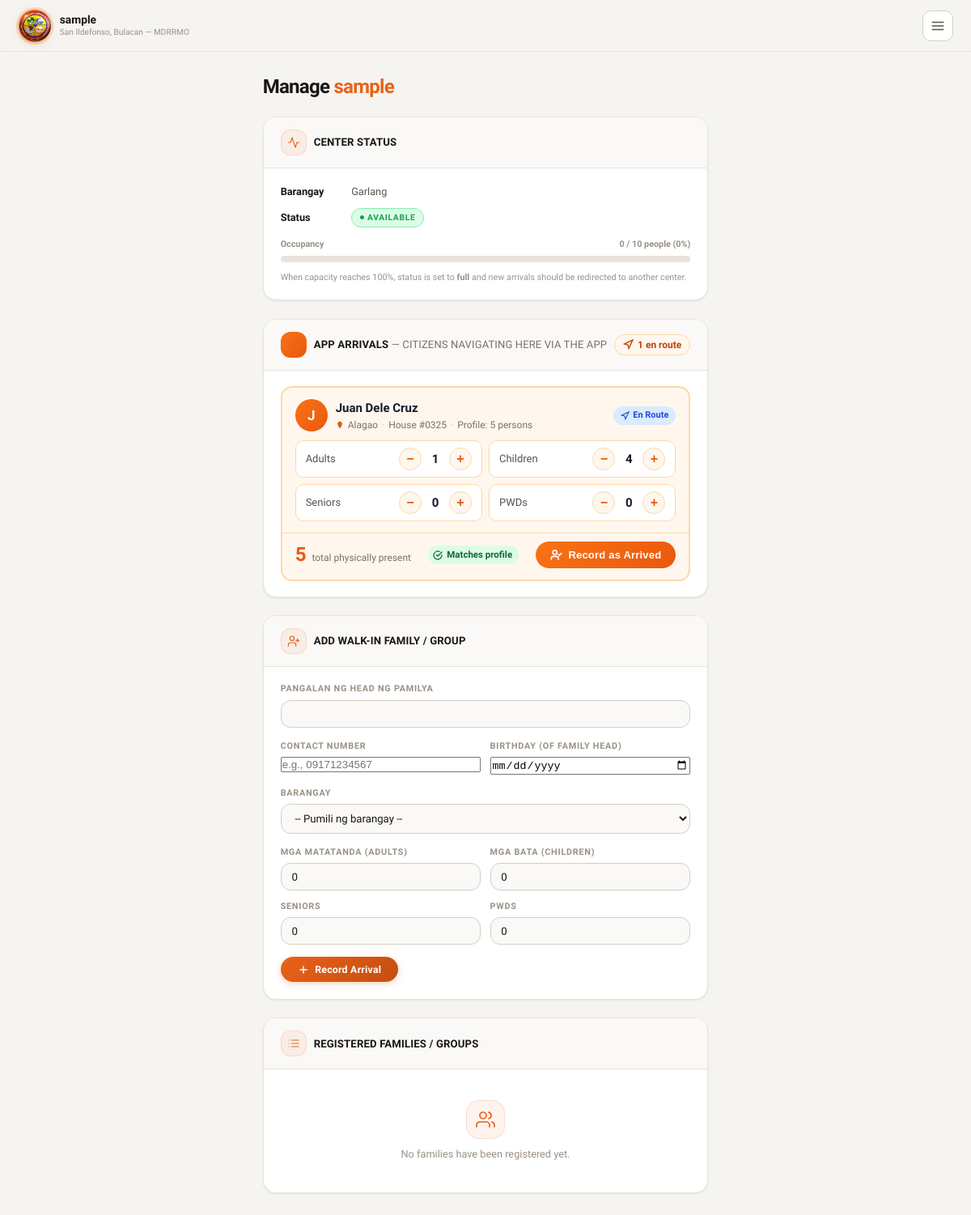
Page /coordinator/manage_center.php?id=1 (signed in) on the earlier database version.
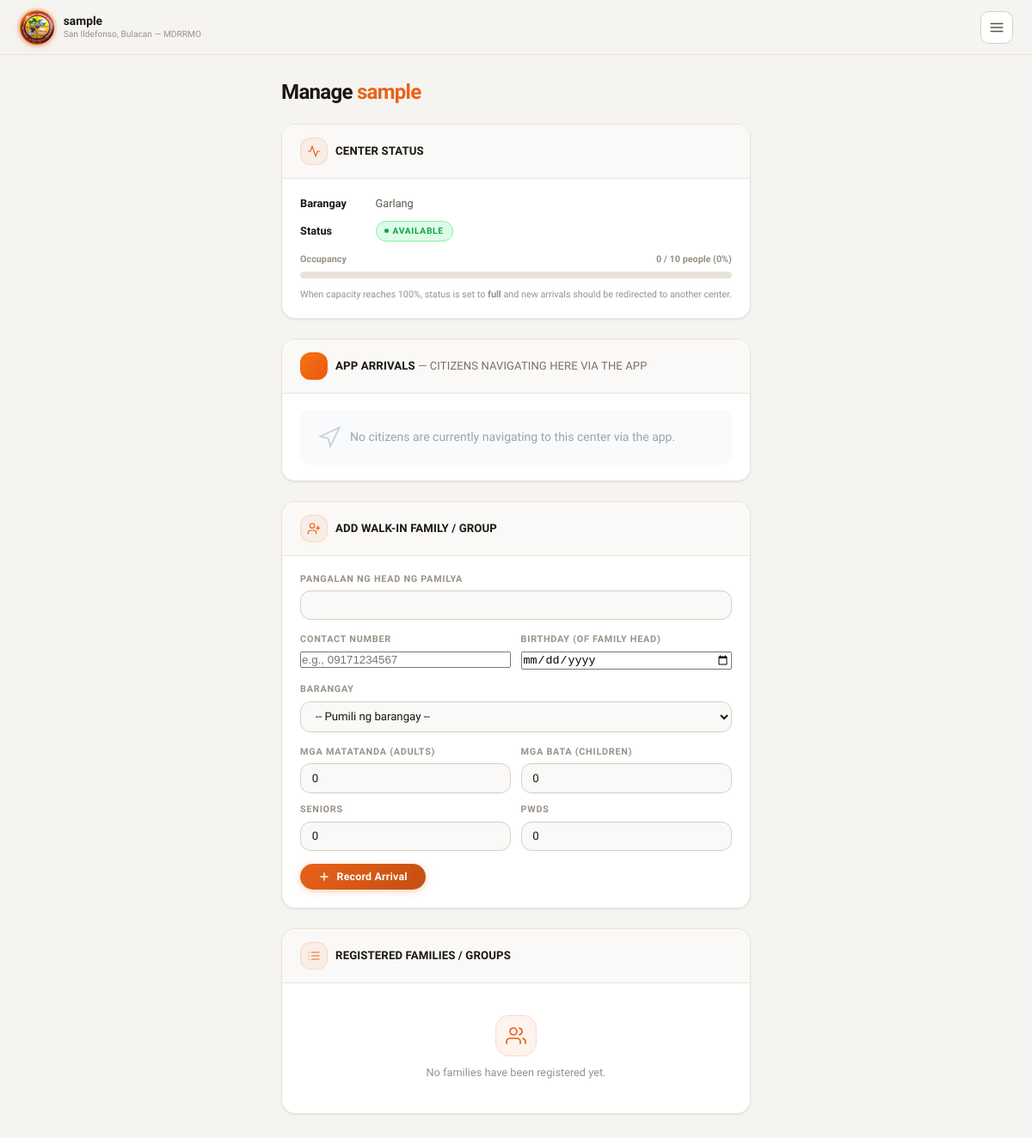
Same page on the later database version.
### tables this page shows
CREATE TABLE `evacuation_centers` (
  `id` int(10) UNSIGNED NOT NULL,
  `name` varchar(150) NOT NULL,
  `barangay_id` int(10) UNSIGNED NOT NULL,
  `address` varchar(255) NOT NULL,
  `lat` decimal(10,7) NOT NULL,
  `lng` decimal(10,7) NOT NULL,
  `max_capacity_people` int(10) UNSIGNED NOT NULL,
  `max_capacity_families` int(10) UNSIGNED DEFAULT 0,
  `status` enum('available','near_capacity','full','temp_shelter','closed') NOT NULL DEFAULT 'available',
  `coordinator_user_id` int(10) UNSIGNED DEFAULT NULL,
  `notes` text DEFAULT NULL,
  `created_at` datetime NOT NULL DEFAULT current_timestamp(),
  `updated_at` datetime NOT NULL DEFAULT current_timestamp() ON UPDATE current_timestamp()
);

CREATE TABLE `barangays` (
  `id` int(10) UNSIGNED NOT NULL,
  `name` varchar(100) NOT NULL,
  `municipality` varchar(100) NOT NULL DEFAULT 'San Ildefonso',
  `province` varchar(100) NOT NULL DEFAULT 'Bulacan',
  `center_lat` decimal(10,7) DEFAULT NULL,
  `center_lng` decimal(10,7) DEFAULT NULL,
  `boundary_polygon` longtext DEFAULT NULL CHECK (json_valid(`boundary_polygon`)),
  `is_active` tinyint(1) NOT NULL DEFAULT 1
);

CREATE TABLE `evac_navigation_tracking` (
  `id` int(10) UNSIGNED NOT NULL,
  `user_id` int(10) UNSIGNED NOT NULL,
  `center_id` int(10) UNSIGNED NOT NULL,
  `disaster_id` int(10) UNSIGNED DEFAULT NULL,
  `status` enum('navigating','arrived','cancelled') NOT NULL DEFAULT 'navigating',
  `created_at` datetime NOT NULL DEFAULT current_timestamp(),
  `updated_at` datetime NOT NULL DEFAULT current_timestamp() ON UPDATE current_timestamp()
);

CREATE TABLE `users` (
  `id` int(10) UNSIGNED NOT NULL,
  `first_name` varchar(80) NOT NULL DEFAULT '',
  `last_name` varchar(80) NOT NULL DEFAULT '',
  `middle_name` varchar(80) DEFAULT NULL,
  `suffix` varchar(20) DEFAULT NULL,
  `full_name` varchar(255) GENERATED ALWAYS AS (trim(concat_ws(' ',`first_name`,coalesce(nullif(`middle_name`,''),NULL),`last_name`,coalesce(nullif(`suffix`,''),NULL)))) VIRTUAL,
  `email` varchar(150) NOT NULL,
  `contact_number` varchar(20) DEFAULT NULL,
  `birthday` date DEFAULT NULL COMMENT 'Date of birth — used to auto-compute age',
  `sex` enum('male','female','prefer_not_to_say') DEFAULT NULL COMMENT 'Biological sex of account owner',
  `password_hash` varchar(255) NOT NULL,
  `role` enum('citizen','admin','coordinator') NOT NULL DEFAULT 'citizen',
  `barangay_id` int(10) UNSIGNED NOT NULL,
  `house_number` varchar(50) NOT NULL,
  `is_email_verified` tinyint(1) NOT NULL DEFAULT 0,
  `otp_code_hash` varchar(255) DEFAULT NULL,
  `otp_expires_at` datetime DEFAULT NULL,
  `device_token` varchar(255) DEFAULT NULL,
  `device_fingerprint` varchar(255) DEFAULT NULL,
  `device_registered_at` datetime DEFAULT NULL,
  `is_device_trusted` tinyint(1) NOT NULL DEFAULT 0,
  `is_active` tinyint(1) NOT NULL DEFAULT 1,
  `created_at` datetime NOT NULL DEFAULT current_timestamp(),
  `updated_at` datetime NOT NULL DEFAULT current_timestamp() ON UPDATE current_timestamp()
);

### pages/center_helpers.php (called while the page is built, shortened)
<?php
function get_center_occupancy(int $centerId): array
{
    $pdo = db();
    $stmt = $pdo->prepare("SELECT c.max_capacity_people,
                                  COALESCE(SUM(r.total_members), 0) AS current_occupancy
                           FROM evacuation_centers c
                           LEFT JOIN evac_registrations r ON r.center_id = c.id
                           WHERE c.id = ?
                           GROUP BY c.id");
    $stmt->execute([$centerId]);
    $row = $stmt->fetch();
    $max = (int)$row['max_capacity_people'];
    $current = (int)$row['current_occupancy'];
    $percent = $max > 0 ? min(100.0, ($current / $max) * 100.0) : 0.0;
    return ['current' => $current, 'max' => $max, 'percent' => $percent];
}

### coordinator/manage_center.php (the view, shortened to what the rows shown need)
<?php
require_once __DIR__ . '/../pages/center_helpers.php';
$pdo  = db();
$user = current_user();
$centerId = isset($_GET['id']) ? (int)$_GET['id'] : 0;
$stmt = $pdo->prepare("SELECT c.*, b.name AS barangay_name
                       FROM evacuation_centers c
                       JOIN barangays b ON b.id = c.barangay_id
                       WHERE c.id = ? AND c.coordinator_user_id = ?");
$stmt->execute([$centerId, $user['id']]);
$center = $stmt->fetch();
$appArrivalsStmt = $pdo->prepare("
    SELECT
        nt.id          AS tracking_id,
        nt.user_id,
        u.full_name,
        b.name         AS barangay_name,
        u.barangay_id,
        u.house_number,
        COALESCE(ch.adults,        1) AS adults,
        COALESCE(ch.children,      0) AS children,
        COALESCE(ch.seniors,       0) AS seniors,
        COALESCE(ch.pwds,          0) AS pwds,
        COALESCE(ch.total_members, 1) AS total_members,
        nt.updated_at
    FROM evac_navigation_tracking nt
    JOIN users u        ON u.id  = nt.user_id
    JOIN barangays b    ON b.id  = u.barangay_id
    LEFT JOIN citizen_household ch ON ch.user_id = nt.user_id
    WHERE nt.center_id = ?
      AND nt.status    = 'navigating'
    ORDER BY nt.updated_at ASC
");
$appArrivalsStmt->execute([$centerId]);
$appArrivals = $appArrivalsStmt->fetchAll();
$occ      = get_center_occupancy($centerId);
$pct      = round($occ['percent']);
?>
<!DOCTYPE html>
<html lang="en">
<head>
    <link rel="stylesheet" href="../asset/css/manage_center.css">
</head>
<body>
<div class="layout">
    <div class="main">
        <header class="topbar">
            <div class="topbar-brand">
                <div class="topbar-brand-text">
                    <div class="topbar-title"><?php echo htmlspecialchars($center['name']); ?></div>
                    <div class="topbar-subtitle">San Ildefonso, Bulacan — MDRRMO</div>
                </div>
            </div>
        </header>
        <main class="dashboard">
            <h1 class="page-heading">Manage <span><?php echo htmlspecialchars($center['name']); ?></span></h1>
            <section class="card">
                <div class="card-header">
                    <h2>Center Status</h2>
                </div>
                <div class="card-body">
                    <div class="info-row">
                        <strong>Barangay</strong>
                        <?php echo htmlspecialchars($center['barangay_name']); ?>
                    </div>
                    <div class="info-row">
                        <strong>Status</strong>
                        <?php $sc = 'status-' . strtolower(preg_replace('/\s+/', '-', $center['status'])); ?>
                        <span class="status-pill <?php echo htmlspecialchars($sc); ?>">
                            <?php echo htmlspecialchars($center['status']); ?>
                        </span>
                    </div>
                    <div class="occ-bar-wrap">
                        <div class="occ-bar-label">
                            <span>Occupancy</span>
                            <span><?php echo $occ['current']; ?> / <?php echo $occ['max']; ?> people (<?php echo $pct; ?>%)</span>
                        </div>
                        <div class="occ-bar-track">
                        </div>
                    </div>
                    <p class="occ-note">
                        When capacity reaches 100%, status is set to <strong>full</strong> and new arrivals should be redirected to another center.
                    </p>
                </div>
            </section>
            <section class="card">
                <div class="card-header">
                    <h2>App Arrivals <small style="font-size:13px;font-weight:400;color:#78716c;">— citizens navigating here via the app</small></h2>
                </div>
                <div class="card-body">
                    <?php if (!$appArrivals): ?>
                        <div class="arrival-queue-empty">
                            <svg viewBox="0 0 24 24" width="28" height="28" fill="none" stroke="currentColor" stroke-width="1.5" stroke-linecap="round"><polygon points="3 11 22 2 13 21 11 13 3 11"/></svg>
                            No citizens are currently navigating to this center via the app.
                        </div>
                    <?php else: ?>
                        <div class="app-arrivals-grid">
                        <?php foreach ($appArrivals as $a):
                            $initial    = mb_strtoupper(mb_substr($a['full_name'], 0, 1));
                            $profileTotal = (int)$a['total_members'];
                        ?>
                        <div class="app-arrival-card" id="arrival-card-<?php echo (int)$a['tracking_id']; ?>">
                            <div class="app-arrival-card-header">
                                <div class="app-arrival-person">
                                    <div class="app-arrival-avatar"><?php echo htmlspecialchars($initial); ?></div>
                                    <div>
                                        <div class="app-arrival-name"><?php echo htmlspecialchars($a['full_name']); ?></div>
                                        <div class="app-arrival-meta">
                                            <svg viewBox="0 0 14 14" width="10" height="10" fill="#d45f10"><path d="M7 1C4.79 1 3 2.79 3 5c0 3.25 4 8 4 8s4-4.75 4-8c0-2.21-1.79-4-4-4Z"/></svg>
                                            <?php echo htmlspecialchars($a['barangay_name']); ?>
                                            <span class="dot">·</span>
                                            House #<?php echo htmlspecialchars($a['house_number']); ?>
                                            <span class="dot">·</span>
                                            Profile: <?php echo $profileTotal; ?> person<?php echo $profileTotal != 1 ? 's' : ''; ?>
                                        </div>
                                    </div>
                                </div>
                                <span class="app-badge-nav">
                                    <svg viewBox="0 0 24 24" fill="none" stroke="currentColor" stroke-width="2.5" stroke-linecap="round"><polygon points="3 11 22 2 13 21 11 13 3 11"/></svg>
                                    En Route
                                </span>
                            </div>
                            <form method="post"
                                  id="form-arrival-<?php echo (int)$a['tracking_id']; ?>"
                                  onsubmit="return confirmArrival(this)">
                                <div class="app-arrival-members">
                                    <?php
                                    $fields = [
                                        'adults'   => 'Adults',
                                        'children' => 'Children',
                                        'seniors'  => 'Seniors',
                                        'pwds'     => 'PWDs',
                                    ];
                                    foreach ($fields as $field => $label):
                                        $val = (int)$a[$field];
                                    ?>
                                    <div class="app-member-row">
                                        <span class="app-member-label"><?php echo $label; ?></span>
                                        <div class="app-member-controls">
                                            <button type="button"
                                                    onclick="adjustVal(<?php echo (int)$a['tracking_id']; ?>, '<?php echo $field; ?>', -1)">−</button>
                                            <span class="app-member-val"
                                                  id="val-<?php echo (int)$a['tracking_id']; ?>-<?php echo $field; ?>"><?php echo $val; ?></span>
                                            <button type="button"
                                                    onclick="adjustVal(<?php echo (int)$a['tracking_id']; ?>, '<?php echo $field; ?>', 1)">+</button>
                                        </div>
                                    </div>
                                    <?php endforeach; ?>
                                </div>
                                <div class="app-arrival-footer">
                                    <div class="app-total-wrap">
                                        <div class="app-total-num"
                                             id="total-<?php echo (int)$a['tracking_id']; ?>"><?php echo $profileTotal; ?></div>
                                        <div class="app-total-label">&nbsp;total physically present</div>
                                    </div>
                                    <span class="profile-match match-ok"
                                          id="match-<?php echo (int)$a['tracking_id']; ?>">
                                        <svg viewBox="0 0 24 24" width="12" height="12" fill="none" stroke="currentColor" stroke-width="2.5" stroke-linecap="round"><path d="M22 11.08V12a10 10 0 11-5.93-9.14"/><polyline points="22 4 12 14.01 9 11.01"/></svg>
                                        Matches profile
                                    </span>
                                    <button type="submit" class="btn-record-arrival">
                                        <svg viewBox="0 0 24 24" fill="none" stroke="currentColor" stroke-width="2.5" stroke-linecap="round" stroke-linejoin="round">
                                            <path d="M16 21v-2a4 4 0 00-4-4H6a4 4 0 00-4 4v2"/>
                                            <circle cx="9" cy="7" r="4"/>
                                            <polyline points="16 11 18 13 22 9"/>
                                        </svg>
                                        Record as Arrived
                                    </button>
                                </div>
                            </form>
                        </div>
                        <?php endforeach; ?>
                        </div>
                    <?php endif; ?>
                </div>
            </section>
            <section class="card">
                <div class="card-header">
                    <h2>Add Walk-in Family / Group</h2>
                </div>
            </section>
            <section class="card">
                <div class="card-header">
                    <h2>Registered Families / Groups</h2>
                </div>
            </section>
        </main>
    </div>
</div>
</body>
</html>

Differences in the rows shown:
no longer on this page (row edited): evac_navigation_tracking: user.full_name "J", user.full_name "Juan Dele Cruz", barangays.name "Alagao", user.house_number "0325", profileTotal "5", label "Adults", val "1", label "Children", val "4", label "Seniors", val "0", label "PWDs"
Other differences:
count($appArrivals): "1" → (not shown)
text no longer shown: "en route"
text now shown: "No citizens are currently navigating to this center via the app."
